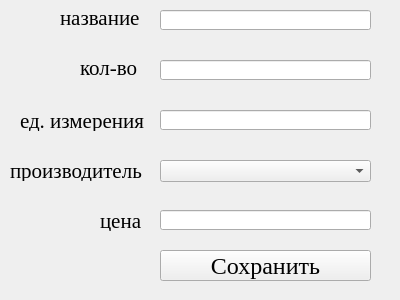
<?xml version="1.0" encoding="UTF-8"?>
<ui version="4.0">
 <class>Product</class>
 <widget class="QWidget" name="Product">
  <property name="geometry">
   <rect>
    <x>0</x>
    <y>0</y>
    <width>400</width>
    <height>300</height>
   </rect>
  </property>
  <property name="windowTitle">
   <string>Form</string>
  </property>
  <widget class="QLineEdit" name="nameLineEdit">
   <property name="geometry">
    <rect>
     <x>160</x>
     <y>10</y>
     <width>211</width>
     <height>20</height>
    </rect>
   </property>
  </widget>
  <widget class="QLineEdit" name="measure_unitLineEdit">
   <property name="geometry">
    <rect>
     <x>160</x>
     <y>110</y>
     <width>211</width>
     <height>20</height>
    </rect>
   </property>
  </widget>
  <widget class="QComboBox" name="manufacturerComboBox">
   <property name="geometry">
    <rect>
     <x>160</x>
     <y>160</y>
     <width>211</width>
     <height>22</height>
    </rect>
   </property>
  </widget>
  <widget class="QPushButton" name="pushButton">
   <property name="geometry">
    <rect>
     <x>160</x>
     <y>250</y>
     <width>211</width>
     <height>31</height>
    </rect>
   </property>
   <property name="font">
    <font>
     <family>Times New Roman</family>
     <pointsize>18</pointsize>
     <italic>false</italic>
    </font>
   </property>
   <property name="text">
    <string>Сохранить</string>
   </property>
  </widget>
  <widget class="QLineEdit" name="costLineEdit">
   <property name="geometry">
    <rect>
     <x>160</x>
     <y>210</y>
     <width>211</width>
     <height>20</height>
    </rect>
   </property>
  </widget>
  <widget class="QLabel" name="label">
   <property name="geometry">
    <rect>
     <x>60</x>
     <y>10</y>
     <width>91</width>
     <height>16</height>
    </rect>
   </property>
   <property name="font">
    <font>
     <family>Times New Roman</family>
     <pointsize>16</pointsize>
     <weight>50</weight>
     <bold>false</bold>
    </font>
   </property>
   <property name="text">
    <string>название</string>
   </property>
  </widget>
  <widget class="QLabel" name="label_2">
   <property name="geometry">
    <rect>
     <x>20</x>
     <y>110</y>
     <width>131</width>
     <height>21</height>
    </rect>
   </property>
   <property name="font">
    <font>
     <family>Times New Roman</family>
     <pointsize>16</pointsize>
     <weight>50</weight>
     <bold>false</bold>
    </font>
   </property>
   <property name="text">
    <string>ед. измерения</string>
   </property>
  </widget>
  <widget class="QLabel" name="label_3">
   <property name="geometry">
    <rect>
     <x>10</x>
     <y>160</y>
     <width>141</width>
     <height>21</height>
    </rect>
   </property>
   <property name="font">
    <font>
     <family>Times New Roman</family>
     <pointsize>16</pointsize>
     <weight>50</weight>
     <bold>false</bold>
    </font>
   </property>
   <property name="text">
    <string>производитель</string>
   </property>
  </widget>
  <widget class="QLabel" name="label_4">
   <property name="geometry">
    <rect>
     <x>100</x>
     <y>210</y>
     <width>51</width>
     <height>21</height>
    </rect>
   </property>
   <property name="font">
    <font>
     <family>Times New Roman</family>
     <pointsize>16</pointsize>
     <weight>50</weight>
     <bold>false</bold>
    </font>
   </property>
   <property name="text">
    <string>цена</string>
   </property>
  </widget>
  <widget class="QLabel" name="label_5">
   <property name="geometry">
    <rect>
     <x>80</x>
     <y>60</y>
     <width>71</width>
     <height>16</height>
    </rect>
   </property>
   <property name="font">
    <font>
     <family>Times New Roman</family>
     <pointsize>16</pointsize>
     <weight>50</weight>
     <bold>false</bold>
    </font>
   </property>
   <property name="text">
    <string>кол-во</string>
   </property>
  </widget>
  <widget class="QLineEdit" name="quantityLineEdit">
   <property name="geometry">
    <rect>
     <x>160</x>
     <y>60</y>
     <width>211</width>
     <height>20</height>
    </rect>
   </property>
  </widget>
 </widget>
 <resources/>
 <connections/>
</ui>
